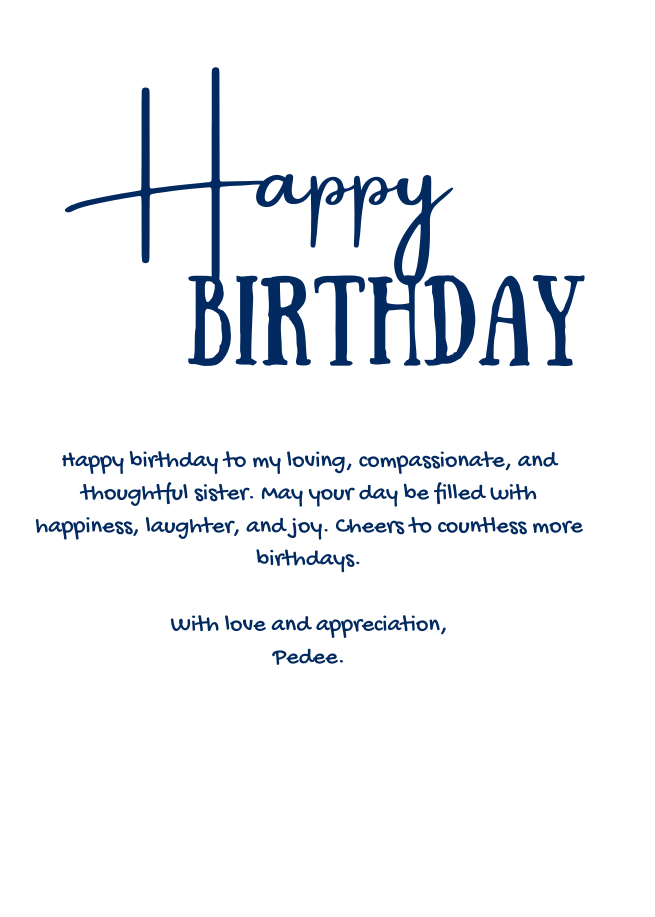
#> input picture _media/k.png, 1964 x 2750 px (shown at 1/3 size)
$ python contacts.py   (older library calls are emulated)
#> lines starting #> are read from the running program, lines starting #| are printed output that depends on the picture
#> the answer given: _media
from PIL import Image
import os

import logging

logger = logging.getLogger(__name__)


# Constants
CONSTANT_2000 = 2000


def create_contact_sheet(
        source_folder,
        output_size=(
            CONSTANT_2000,
            CONSTANT_2000),
        images_per_row=2):
    # List all the image files in the source folder with the correct extension
#> called with source_folder = '_media', output_size = (2000, 2000), images_per_row = 2
    image_files = [
        os.path.join(source_folder, f)
        for f in os.listdir(source_folder)
        if f.endswith((".png", ".jpg", ".jpeg"))
    ]

    # Create a new blank white image to serve as the contact sheet
    contact_sheet = Image.new("RGB", output_size, "white")
#> contact_sheet: PIL image 2000x2000 RGB; every value is 255

    # Define the new width and height for each image
    new_width = output_size[0] // images_per_row
    # Calculate the height while maintaining aspect ratio
    new_height = int(new_width / (16 / 9))

    # Loop through the images and paste them into the contact sheet
    for i, image_file in enumerate(image_files):
        if i >= images_per_row * images_per_row:
            # Only process as many images as will fit in our grid
            break

        # Open the image
        with Image.open(image_file) as img:
            # Resize the image to fit in the contact sheet
#> img is the input picture: PIL image 1964x2750 RGBA; mean R, G, B, A 0.1, 2.5, 5.7, 13.9
            img = img.resize((new_width, new_height), Image.ANTIALIAS)
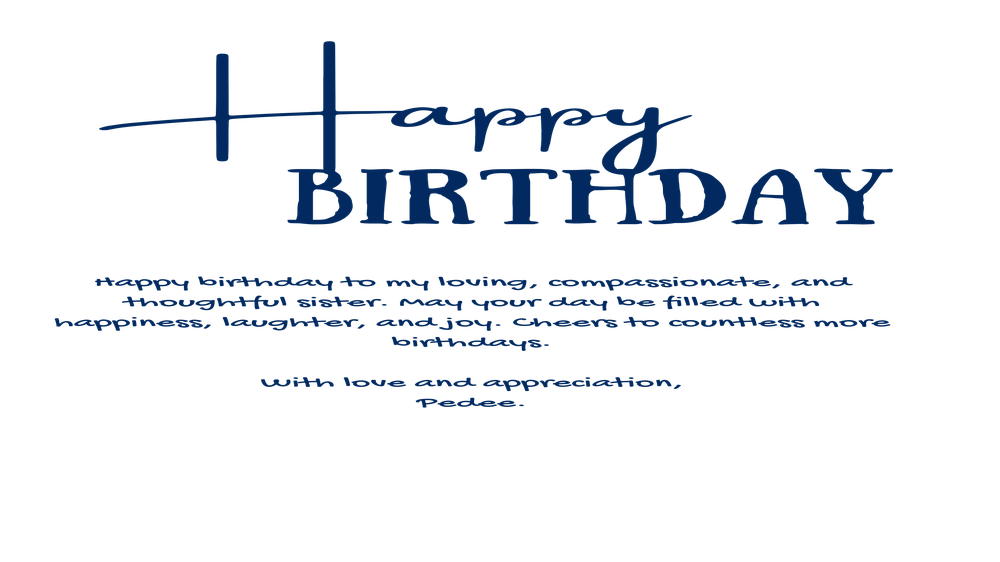
#> img: PIL image 1000x562 RGBA; mean R, G, B, A 0.1, 3.5, 8.4, 14; transparent parts drawn white

            # Calculate the position where the image will be placed in the
            # contact sheet
            x = (i % images_per_row) * new_width
            y = (i // images_per_row) * new_height

            # Paste the image into the contact sheet
            contact_sheet.paste(img, (x, y))
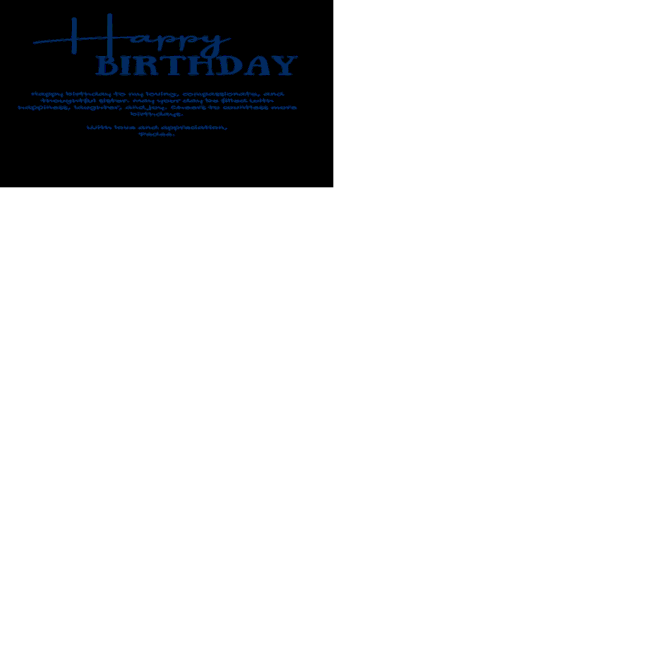
#> contact_sheet: PIL image 2000x2000 RGB (shown at 1/3 size); mean R, G, B 219.2, 219.7, 220.4

    # Save the contact sheet in the source folder with a predefined name
    contact_sheet_path = os.path.join(source_folder, "contact_sheet.jpg")
    contact_sheet.save(contact_sheet_path)
    logger.info(f"Contact sheet created and saved to {contact_sheet_path}")


# Usage
source_folder_path = input(
    "Enter the path to the folder containing the images: ")
create_contact_sheet(source_folder_path)
